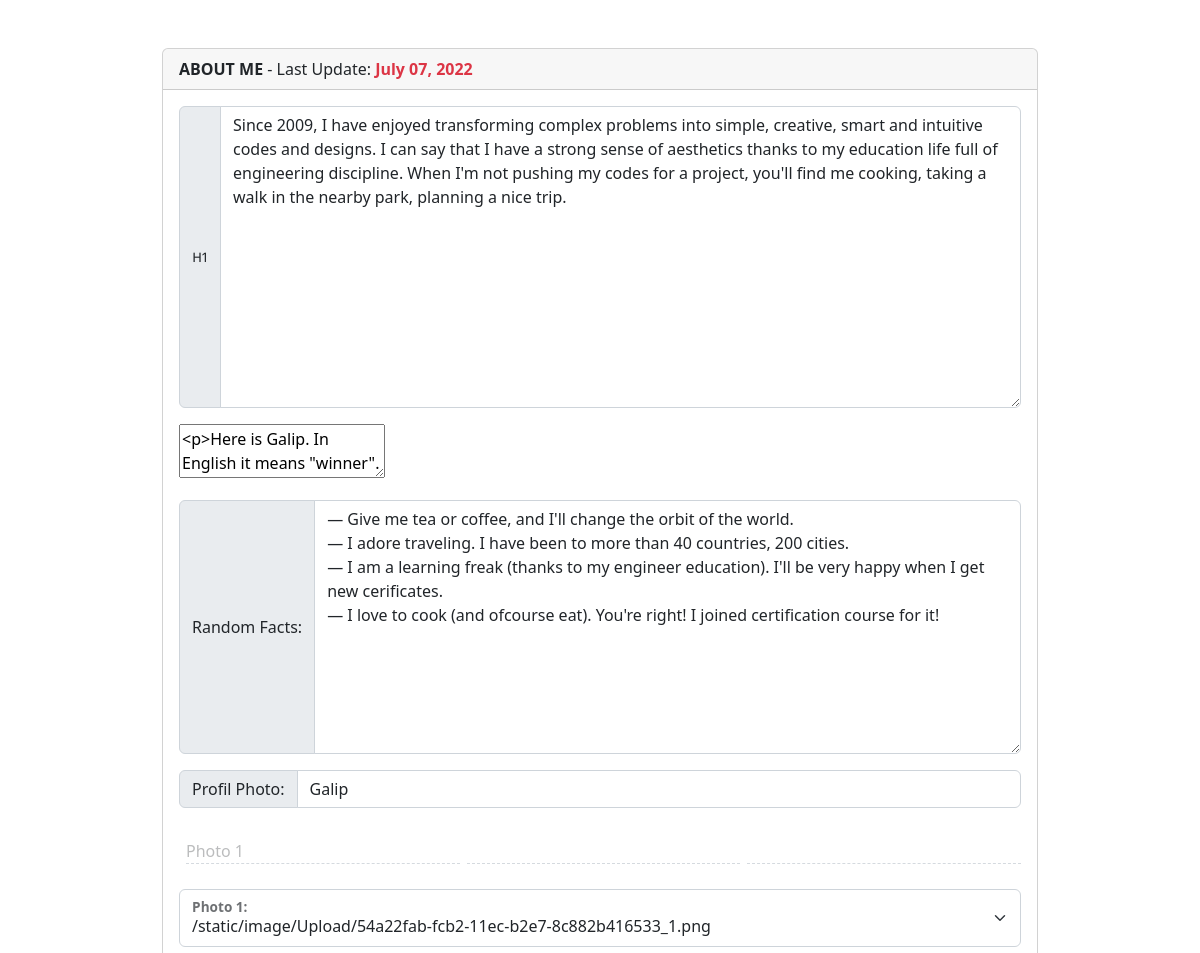
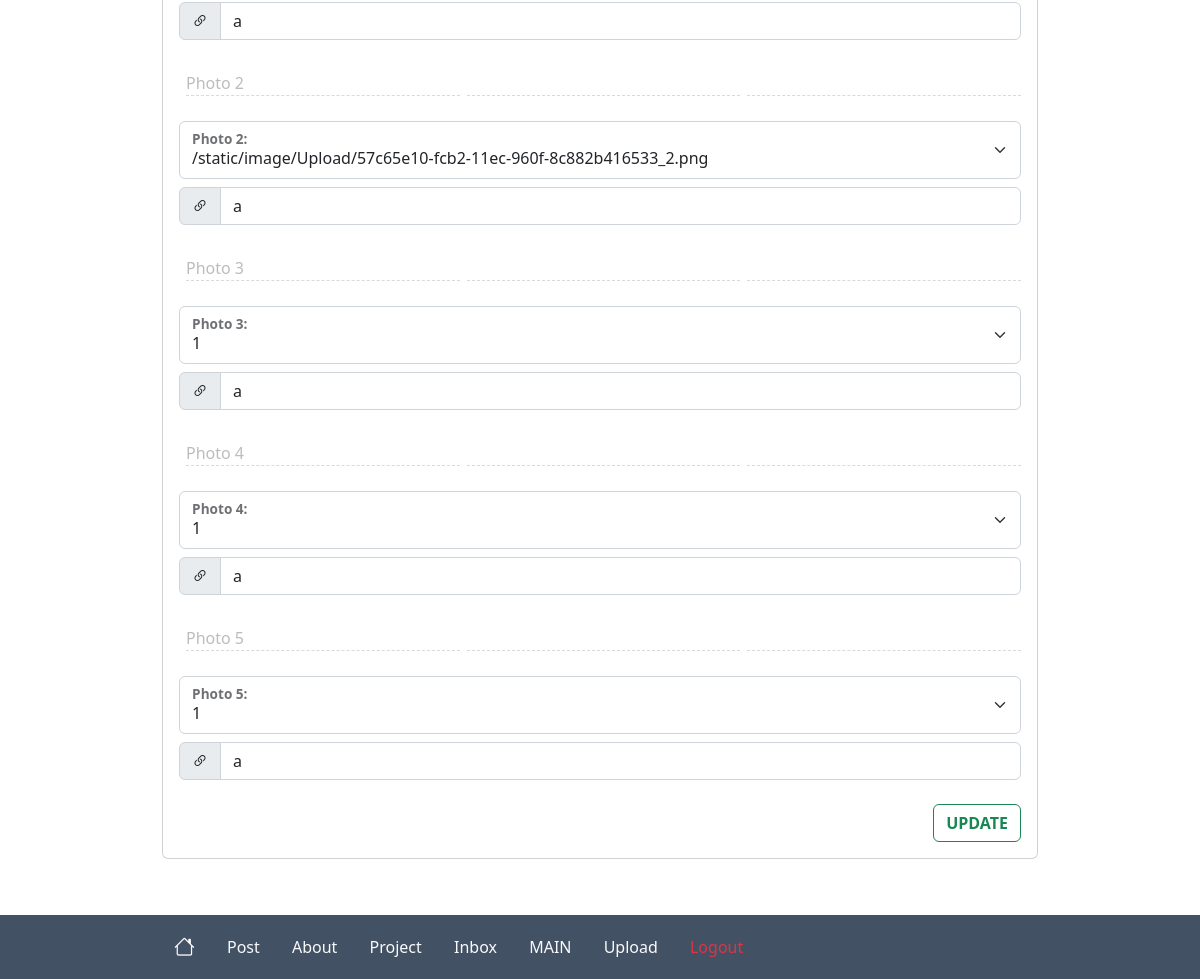
The page /admin/admin-about (signed in) on the database as committed earlier (2 pictures, top to bottom).
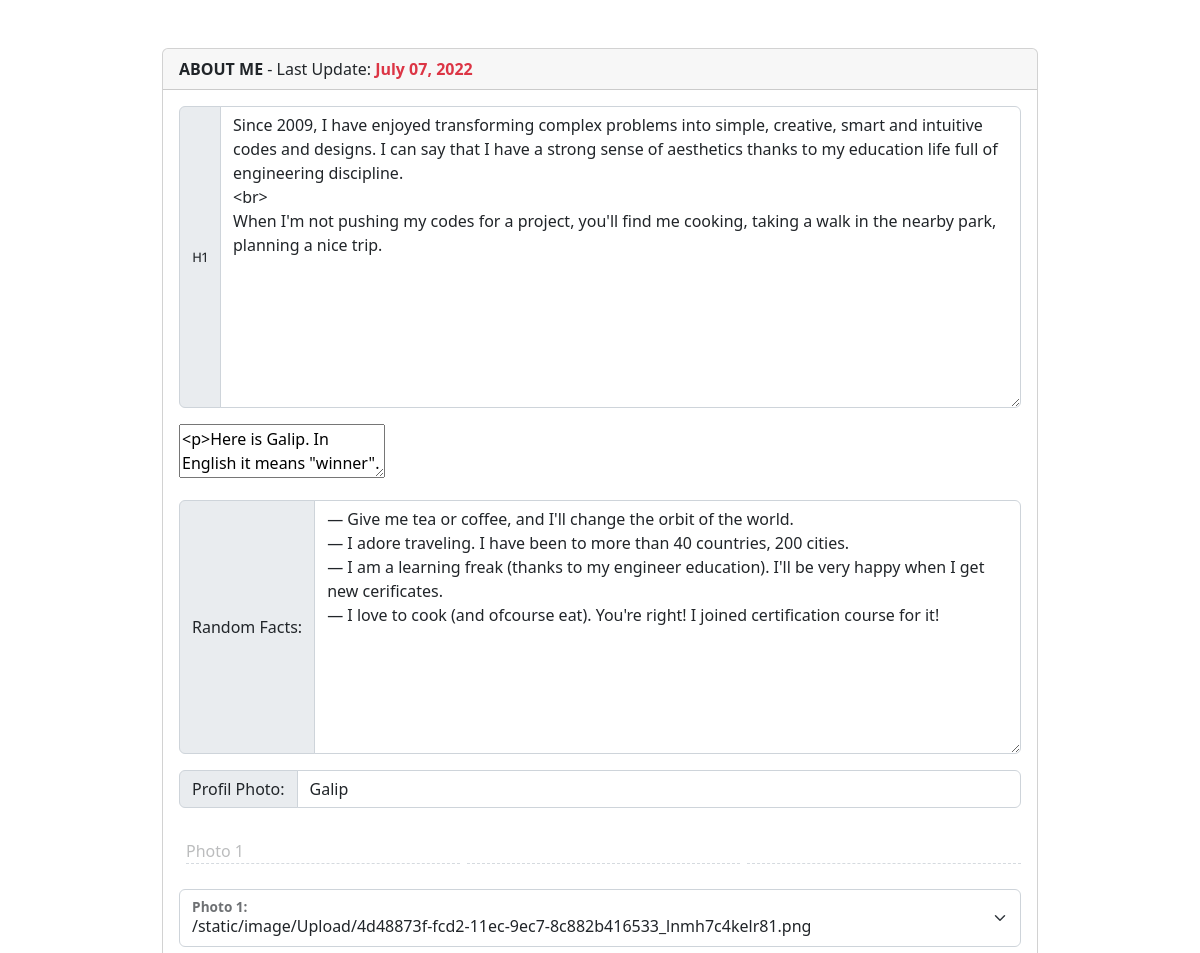
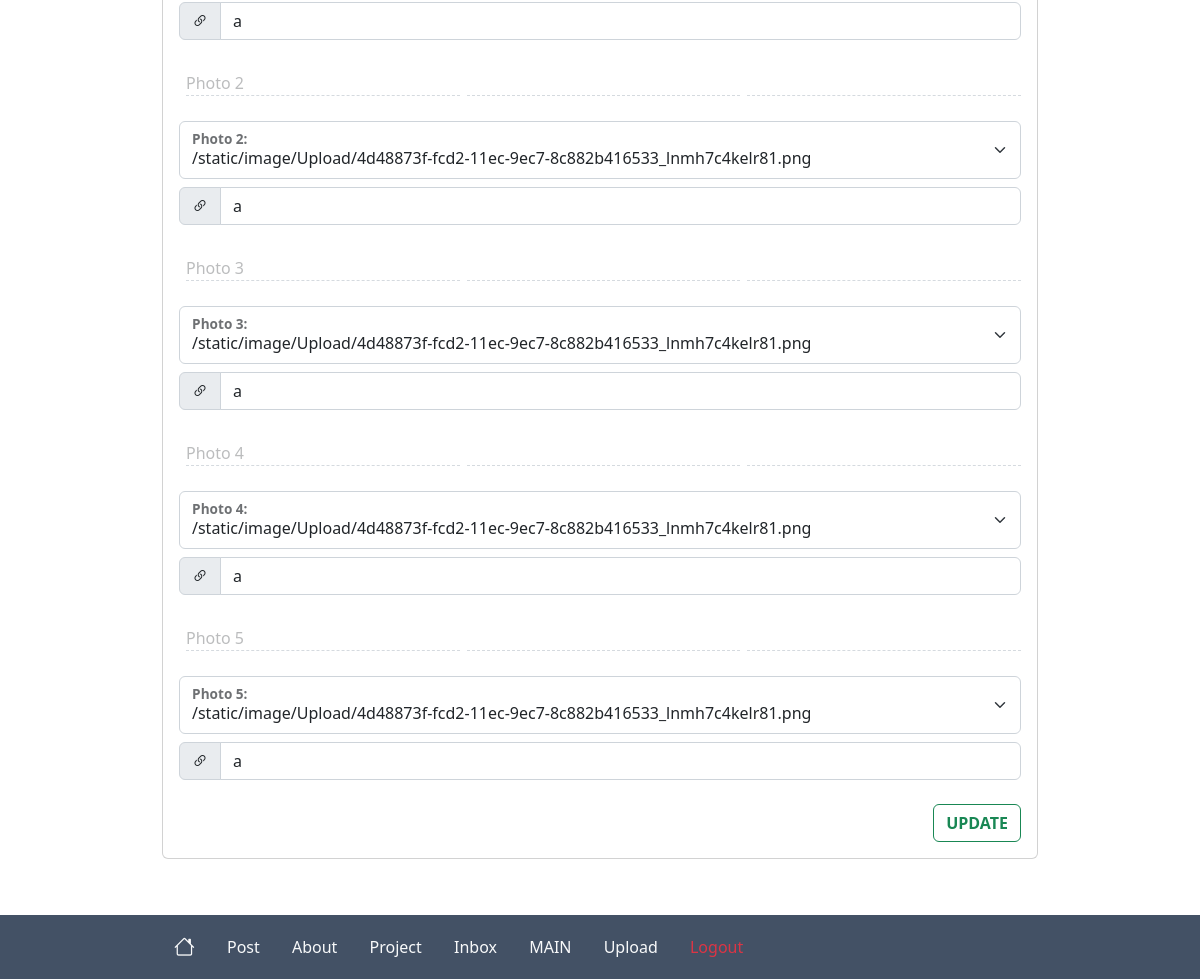
The same page on the database as committed later (2 pictures, top to bottom).
### website/models.py (models this page shows)
class About(db.Model):
    id = db.Column(db.Integer, primary_key=True, default=1)
    date_created = db.Column(db.DateTime(timezone=True), default=func.now())
    header = db.Column(db.String, nullable=False, default='a')
    body = db.Column(db.String, nullable=False, default='a')
    profil_photo = db.Column(db.String, nullable=False, default='a')
    p1 = db.Column(db.String, nullable=False, default='a')
    p1_link = db.Column(db.String, nullable=False, default='a')
    p2 = db.Column(db.String, nullable=False, default='a')
    p2_link = db.Column(db.String, nullable=False, default='a')
    p3 = db.Column(db.String, nullable=False, default='a')
    p3_link  = db.Column(db.String, nullable=False, default='a')
    p4 = db.Column(db.String, nullable=False, default='a')
    p4_link = db.Column(db.String, nullable=False, default='a')
    p5 = db.Column(db.String, nullable=False, default='a')
    p5_link = db.Column(db.String, nullable=False, default='a')
    random_facts = db.Column(db.String, nullable=False, default='a')

### website/views.py (the view, shortened to what this page needs)
@views.route("admin/admin-about", methods=['POST', 'GET'])
@login_required
def adminabout_page():
    about = About.query.filter_by(id=1).first()
    uploads = Upload.query.order_by(-Upload.id).all()
    return render_template("/Admin/admin-about.html", user=current_user, uploads=uploads, about=about)

### website/__init__.py (called while the page is built)
def create_app():
    app=Flask(__name__,template_folder='templates/')
    app.config['SECRET_KEY'] = 'gsdhajweu gda baasu'
    app.config['SQLALCHEMY_DATABASE_URI'] = f'sqlite:///{DB_NAME}'
    db.init_app(app)
    from .views import views
    from .auth import auth
    app.register_blueprint(views, url_prefix='/')
    app.register_blueprint(auth, url_prefix='/admin/')
    from .models import User, Post, Like, About, Project, Contact, Visit, Upload
    create_database(app)
    login_manager = LoginManager()
    login_manager.login_view = "auth.sign_in"
    login_manager.init_app(app)
    @login_manager.user_loader
    def load_user(id):
        return User.query.get(int(id))
    return app

### website/templates/Admin/admin-about.html (shortened to what the changed rows need)
{% extends "Admin/admin-base.html" %}  {%block content%}
<div class="card">
  <div class="card-header">
    <span class="fw-bolder">ABOUT ME</span> - Last Update:
    <span class="fw-bolder text-danger"
      >{{ about.date_created.strftime('%B %m, %Y') }}</span
    >
  </div>
  <div class="card-body">
    <form method="POST">
      <div class="input-group mb-3">
        <span class="input-group-text"
          ><i class="bi bi-type-h1 fw-bolder"></i
        ></span>
        <textarea
          id="header"
          name="header"
          rows="12"
          class="form-control"
          aria-label="With textarea"
        >
{{ about.header }}</textarea
        >
      </div>
      <textarea id="body" name="body">{{ about.body }}</textarea>
      <div class="input-group mt-3 mb-3">
        <span class="input-group-text">Random Facts: </span>
        <textarea
          id="random_facts"
          name="random_facts"
          class="form-control"
          rows="10"
          aria-label="Random Facts"
        >
{{ about.random_facts }}</textarea
        >
      </div>
      <div class="input-group mb-3">
        <span class="input-group-text" id="profil_photo">Profil Photo: </span>
        <input
          type="text"
          class="form-control"
          value="{{ about.profil_photo }}"
          aria-label="Profil Photo"
          id="profil_photo"
          name="profil_photo"
          aria-describedby="profil_photo"
        />
      </div>
      <div class="hr-theme-slash-2 mt-3 mb-3">
        <div class="hr-line">Photo 1</div>
        <div class="hr-line"></div>
        <div class="hr-line"></div>
      </div>
      <div class="form-floating mb-2">
        <select
          class="form-select"
          id="p1"
          name="p1"
          aria-label="Floating label select example"
        >
          <option id="p1" name="p1" value="{{ about.p1 }}" selected>
            {{ about.p1 }}
          </option>
        </select>
        <label for="status" class="fw-bolder">Photo 1: </label>
      </div>
      <div class="input-group mb-3">
        <span class="input-group-text" id="p1_link"
          ><i class="bi bi-link-45deg"></i>
        </span>
        <input
          type="text"
          class="form-control"
          value="{{ about.p1_link }}"
          aria-label="photo 1"
          id="p1_link"
          name="p1_link"
          aria-describedby="p1_link"
        />
      </div>
      <div class="hr-theme-slash-2 mt-3 mb-3">
        <div class="hr-line">Photo 2</div>
        <div class="hr-line"></div>
        <div class="hr-line"></div>
      </div>
      <div class="form-floating mb-2">
        <select
          class="form-select"
          id="p2"
          name="p2"
          aria-label="Floating label select example"
        >
          <option id="p2" name="p2" value="{{ about.p2 }}" selected>
            {{ about.p2 }}
          </option>
        </select>
        <label for="status" class="fw-bolder">Photo 2: </label>
      </div>
      <div class="input-group mb-3">
        <span class="input-group-text" id="p2_link"
          ><i class="bi bi-link-45deg"></i>
        </span>
        <input
          type="text"
          class="form-control"
          value="{{ about.p2_link }}"
          aria-label="photo 2"
          id="p2_link"
          name="p2_link"
          aria-describedby="p2_link"
        />
      </div>
      <div class="hr-theme-slash-2 mt-3 mb-3">
        <div class="hr-line">Photo 3</div>
        <div class="hr-line"></div>
        <div class="hr-line"></div>
      </div>
      <div class="form-floating mb-2">
        <select
          class="form-select"
          id="p3"
          name="p3"
          aria-label="Floating label select example"
        >
          <option id="p3" name="p3" value="{{ about.p3 }}" selected>
            {{ about.p3 }}
          </option>
        </select>
        <label for="status" class="fw-bolder">Photo 3: </label>
      </div>
      <div class="input-group mb-3">
        <span class="input-group-text" id="p3_link"
          ><i class="bi bi-link-45deg"></i>
        </span>
        <input
          type="text"
          class="form-control"
          value="{{ about.p3_link }}"
          aria-label="photo 3"
          id="p3_link"
          name="p3_link"
          aria-describedby="p3_link"
        />
      </div>
      <div class="hr-theme-slash-2 mt-3 mb-3">
        <div class="hr-line">Photo 4</div>
        <div class="hr-line"></div>
        <div class="hr-line"></div>
      </div>
      <div class="form-floating mb-2">
        <select
          class="form-select"
          id="p4"
          name="p4"
          aria-label="Floating label select example"
        >
          <option id="p4" name="p4" value="{{ about.p4 }}" selected>
            {{ about.p4 }}
          </option>
        </select>
        <label for="status" class="fw-bolder">Photo 4: </label>
      </div>
      <div class="input-group mb-3">
        <span class="input-group-text" id="p4_link"
          ><i class="bi bi-link-45deg"></i>
        </span>
        <input
          type="text"
          class="form-control"
          value="{{ about.p4_link }}"
          aria-label="photo 4"
          id="p4_link"
          name="p4_link"
          aria-describedby="p4_link"
        />
      </div>
      <div class="hr-theme-slash-2 mt-3 mb-3">
        <div class="hr-line">Photo 5</div>
        <div class="hr-line"></div>
        <div class="hr-line"></div>
      </div>
      <div class="form-floating mb-2">
        <select
          class="form-select"
          id="p5"
          name="p5"
          aria-label="Floating label select example"
        >
          <option id="p5" name="p5" value="{{ about.p5 }}" selected>
            {{ about.p5 }}
          </option>
        </select>
        <label for="status" class="fw-bolder">Photo 5: </label>
      </div>
      <div class="input-group mb-3">
        <span class="input-group-text" id="p5_link"
          ><i class="bi bi-link-45deg"></i>
        </span>
        <input
          type="text"
          class="form-control"
          value="{{ about.p5_link }}"
          aria-label="photo 5"
          id="p5_link"
          name="p5_link"
          aria-describedby="p5_link"
        />
      </div>
      <div align="right">
        <button
          type="submit"
          id="submit_button"
          class="btn btn-outline-success fw-bolder mt-2"
        >
        </button>
      </div>
    </form>
  </div>
</div>
{% endblock %}

Rows that differ between the two databases and show on the page:
changed About "Galip": header "…full of engineering discipline. When I'm not pushing…" → "…full of engineering discipline. <br> When I'm not pushing…"; p1 "/static/image/Upload/54a22fab-fcb2-11ec-b2e7-8c882b416533_1.png" → "/static/image/Upload/4d48873f-fcd2-11ec-9ec7-8c882b416533_lnmh7c4kelr81.png"; p2 "/static/image/Upload/57c65e10-fcb2-11ec-960f-8c882b416533_2.png" → "/static/image/Upload/4d48873f-fcd2-11ec-9ec7-8c882b416533_lnmh7c4kelr81.png"; p3 "1" → "/static/image/Upload/4d48873f-fcd2-11ec-9ec7-8c882b416533_lnmh7c4kelr81.png"; p4 "1" → "/static/image/Upload/4d48873f-fcd2-11ec-9ec7-8c882b416533_lnmh7c4kelr81.png"; p5 "1" → "/static/image/Upload/4d48873f-fcd2-11ec-9ec7-8c882b416533_lnmh7c4kelr81.png"
